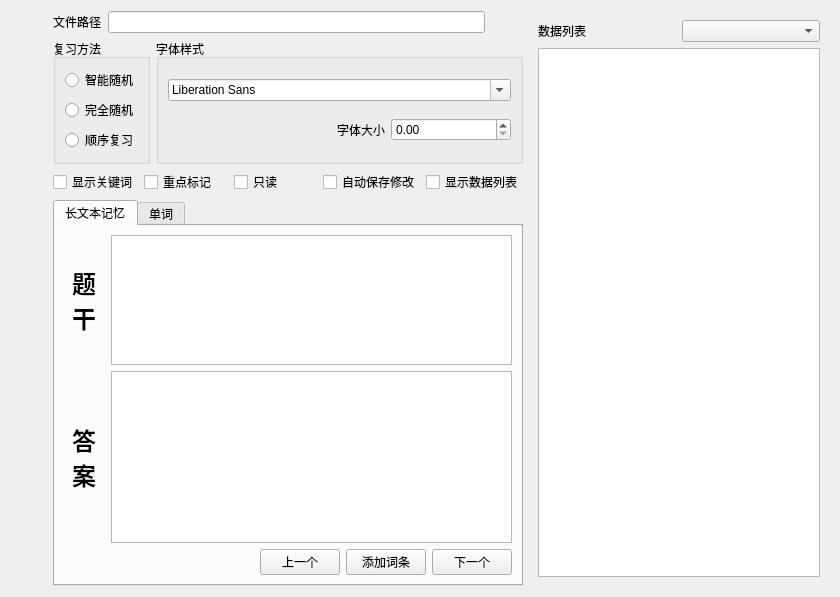
<?xml version="1.0" encoding="UTF-8"?>
<ui version="4.0">
 <class>RandomLearningWidget</class>
 <widget class="QWidget" name="RandomLearningWidget">
  <property name="geometry">
   <rect>
    <x>0</x>
    <y>0</y>
    <width>840</width>
    <height>597</height>
   </rect>
  </property>
  <property name="windowTitle">
   <string>Form</string>
  </property>
  <property name="styleSheet">
   <string notr="true"/>
  </property>
  <layout class="QHBoxLayout" name="horizontalLayout">
   <item>
    <layout class="QVBoxLayout" name="toolPart">
     <item>
      <widget class="QPushButton" name="findPushButton">
       <property name="minimumSize">
        <size>
         <width>36</width>
         <height>36</height>
        </size>
       </property>
       <property name="toolTip">
        <string>发现</string>
       </property>
       <property name="styleSheet">
        <string notr="true">QPushButton {
    border: none; 
width: 20px; height: 50px;
}
QPushButton:hover {
border: 2px solid blue;
}
QPushButton:pressed {
 border: 2px solid red; 
 }</string>
       </property>
       <property name="text">
        <string/>
       </property>
       <property name="icon">
        <iconset resource="../resource.qrc">
         <normaloff>:/icon/resources/icons/MaterialSymbolsSearchRounded.svg</normaloff>:/icon/resources/icons/MaterialSymbolsSearchRounded.svg</iconset>
       </property>
       <property name="iconSize">
        <size>
         <width>36</width>
         <height>36</height>
        </size>
       </property>
      </widget>
     </item>
     <item>
      <widget class="QPushButton" name="localPushButton">
       <property name="toolTip">
        <string>本地音乐</string>
       </property>
       <property name="styleSheet">
        <string notr="true">QPushButton {
    border: none; 
width: 20px; height: 50px;
}
QPushButton:hover {
border: 2px solid blue;
}
QPushButton:pressed {
 border: 2px solid red; 
 }</string>
       </property>
       <property name="text">
        <string/>
       </property>
       <property name="icon">
        <iconset resource="../resource.qrc">
         <normaloff>:/icon/resources/icons/MaterialSymbolsSimCardDownloadOutline.svg</normaloff>:/icon/resources/icons/MaterialSymbolsSimCardDownloadOutline.svg</iconset>
       </property>
       <property name="iconSize">
        <size>
         <width>36</width>
         <height>36</height>
        </size>
       </property>
      </widget>
     </item>
     <item>
      <widget class="QPushButton" name="closePushButton">
       <property name="toolTip">
        <string>关闭音乐盒</string>
       </property>
       <property name="styleSheet">
        <string notr="true">QPushButton {
    border: none; 
width: 20px; height: 50px;
}
QPushButton:hover {
border: 2px solid blue;
}
QPushButton:pressed {
 border: 2px solid red; 
 }</string>
       </property>
       <property name="text">
        <string/>
       </property>
       <property name="icon">
        <iconset resource="../resource.qrc">
         <normaloff>:/icon/resources/icons/IconamoonCloseCircle1.svg</normaloff>:/icon/resources/icons/IconamoonCloseCircle1.svg</iconset>
       </property>
       <property name="iconSize">
        <size>
         <width>36</width>
         <height>36</height>
        </size>
       </property>
      </widget>
     </item>
     <item>
      <spacer name="verticalSpacer">
       <property name="orientation">
        <enum>Qt::Orientation::Vertical</enum>
       </property>
       <property name="sizeHint" stdset="0">
        <size>
         <width>20</width>
         <height>40</height>
        </size>
       </property>
      </spacer>
     </item>
    </layout>
   </item>
   <item>
    <layout class="QVBoxLayout" name="mainPartVerticalLayout">
     <item>
      <layout class="QHBoxLayout" name="firstFileSourceHorizontalLayout">
       <item>
        <widget class="QLabel" name="firstSourcePathLabel">
         <property name="text">
          <string>文件路径</string>
         </property>
        </widget>
       </item>
       <item>
        <widget class="QLineEdit" name="firstSourcePathLineEdit">
         <property name="readOnly">
          <bool>true</bool>
         </property>
        </widget>
       </item>
       <item>
        <widget class="QPushButton" name="openSourceFirstPushButton">
         <property name="styleSheet">
          <string notr="true">QPushButton {
    border: none; 
}
QPushButton:hover {
border: 2px solid blue;
}
QPushButton:pressed {
 border: 2px solid red; 
 }</string>
         </property>
         <property name="text">
          <string/>
         </property>
         <property name="icon">
          <iconset resource="../resource.qrc">
           <normaloff>:/icon/resources/icons/PhFolderNotchOpen.svg</normaloff>:/icon/resources/icons/PhFolderNotchOpen.svg</iconset>
         </property>
        </widget>
       </item>
      </layout>
     </item>
     <item>
      <layout class="QHBoxLayout" name="settingHorizontalLayout">
       <item>
        <widget class="QGroupBox" name="reviewMethodGroupBox">
         <property name="title">
          <string>复习方法</string>
         </property>
         <layout class="QVBoxLayout" name="verticalLayout">
          <item>
           <widget class="QRadioButton" name="intelligentRadioPushButton">
            <property name="text">
             <string>智能随机</string>
            </property>
           </widget>
          </item>
          <item>
           <widget class="QRadioButton" name="randomRadioPushButton">
            <property name="text">
             <string>完全随机</string>
            </property>
           </widget>
          </item>
          <item>
           <widget class="QRadioButton" name="orderRadioButton">
            <property name="text">
             <string>顺序复习</string>
            </property>
           </widget>
          </item>
         </layout>
        </widget>
       </item>
       <item>
        <widget class="QGroupBox" name="fontGroupBox">
         <property name="title">
          <string>字体样式</string>
         </property>
         <layout class="QGridLayout" name="gridLayout">
          <item row="0" column="0">
           <widget class="QFontComboBox" name="fontComboBox"/>
          </item>
          <item row="1" column="0">
           <layout class="QHBoxLayout" name="fontToolHorizontalLayout">
            <item>
             <widget class="QPushButton" name="pushButton">
              <property name="styleSheet">
               <string notr="true">QPushButton {
    border: none; 
}
QPushButton:hover {
border: 2px solid blue;
}
QPushButton:pressed {
 border: 2px solid red; 
 }</string>
              </property>
              <property name="text">
               <string/>
              </property>
              <property name="icon">
               <iconset resource="../resource.qrc">
                <normaloff>:/icon/resources/icons/Bold.png</normaloff>:/icon/resources/icons/Bold.png</iconset>
              </property>
             </widget>
            </item>
            <item>
             <spacer name="horizontalSpacer_2">
              <property name="orientation">
               <enum>Qt::Orientation::Horizontal</enum>
              </property>
              <property name="sizeHint" stdset="0">
               <size>
                <width>40</width>
                <height>20</height>
               </size>
              </property>
             </spacer>
            </item>
            <item>
             <widget class="QLabel" name="fontSizeLabel">
              <property name="text">
               <string>字体大小</string>
              </property>
             </widget>
            </item>
            <item>
             <widget class="QDoubleSpinBox" name="doubleSpinBox">
              <property name="minimumSize">
               <size>
                <width>120</width>
                <height>0</height>
               </size>
              </property>
              <property name="inputMethodHints">
               <set>Qt::InputMethodHint::ImhFormattedNumbersOnly</set>
              </property>
             </widget>
            </item>
           </layout>
          </item>
         </layout>
        </widget>
       </item>
      </layout>
     </item>
     <item>
      <layout class="QHBoxLayout" name="labelHorizontalLayout">
       <item>
        <widget class="QCheckBox" name="viewKeyWordsCheckBox">
         <property name="text">
          <string>显示关键词</string>
         </property>
        </widget>
       </item>
       <item>
        <widget class="QCheckBox" name="highlightCheckBox">
         <property name="text">
          <string>重点标记</string>
         </property>
        </widget>
       </item>
       <item>
        <widget class="QCheckBox" name="readonlyCheckBox">
         <property name="text">
          <string>只读</string>
         </property>
        </widget>
       </item>
       <item>
        <widget class="QCheckBox" name="autoSaveCheckBox">
         <property name="text">
          <string>自动保存修改</string>
         </property>
        </widget>
       </item>
       <item>
        <widget class="QCheckBox" name="viewDataListCheckBox">
         <property name="text">
          <string>显示数据列表</string>
         </property>
        </widget>
       </item>
      </layout>
     </item>
     <item>
      <widget class="QTabWidget" name="tabWidget">
       <property name="currentIndex">
        <number>0</number>
       </property>
       <widget class="QWidget" name="longPageTab">
        <attribute name="title">
         <string>长文本记忆</string>
        </attribute>
        <layout class="QVBoxLayout" name="verticalLayout_2">
         <item>
          <layout class="QHBoxLayout" name="questionHorizontalLayout">
           <item>
            <widget class="QLabel" name="questionLabel">
             <property name="styleSheet">
              <string notr="true">QLabel {                  
       font-size: 24px;                     
        font-weight: bold;                     
        margin: 2px;
    }</string>
             </property>
             <property name="text">
              <string>题
干</string>
             </property>
            </widget>
           </item>
           <item>
            <widget class="QTextEdit" name="questionTextEdit">
             <property name="maximumSize">
              <size>
               <width>16777215</width>
               <height>150</height>
              </size>
             </property>
            </widget>
           </item>
          </layout>
         </item>
         <item>
          <layout class="QHBoxLayout" name="answerHorizontalLayout">
           <item>
            <widget class="QLabel" name="answerLabel">
             <property name="styleSheet">
              <string notr="true">QLabel {                  
       font-size: 24px;                     
        font-weight: bold;                     
        margin: 2px;
    }</string>
             </property>
             <property name="text">
              <string>答
案</string>
             </property>
            </widget>
           </item>
           <item>
            <widget class="QTextEdit" name="answerTextEdit">
             <property name="minimumSize">
              <size>
               <width>0</width>
               <height>100</height>
              </size>
             </property>
             <property name="toolTip">
              <string/>
             </property>
             <property name="styleSheet">
              <string notr="true"/>
             </property>
             <property name="html">
              <string>&lt;!DOCTYPE HTML PUBLIC &quot;-//W3C//DTD HTML 4.0//EN&quot; &quot;http://www.w3.org/TR/REC-html40/strict.dtd&quot;&gt;
&lt;html&gt;&lt;head&gt;&lt;meta name=&quot;qrichtext&quot; content=&quot;1&quot; /&gt;&lt;meta charset=&quot;utf-8&quot; /&gt;&lt;style type=&quot;text/css&quot;&gt;
p, li { white-space: pre-wrap; }
hr { height: 1px; border-width: 0; }
li.unchecked::marker { content: &quot;\2610&quot;; }
li.checked::marker { content: &quot;\2612&quot;; }
&lt;/style&gt;&lt;/head&gt;&lt;body style=&quot; font-family:'Microsoft YaHei UI'; font-size:9pt; font-weight:400; font-style:normal;&quot;&gt;
&lt;p style=&quot;-qt-paragraph-type:empty; margin-top:0px; margin-bottom:0px; margin-left:0px; margin-right:0px; -qt-block-indent:0; text-indent:0px;&quot;&gt;&lt;br /&gt;&lt;/p&gt;&lt;/body&gt;&lt;/html&gt;</string>
             </property>
             <property name="placeholderText">
              <string/>
             </property>
            </widget>
           </item>
          </layout>
         </item>
         <item>
          <layout class="QHBoxLayout" name="controlHorizontalLayout">
           <item>
            <spacer name="horizontalSpacer">
             <property name="orientation">
              <enum>Qt::Orientation::Horizontal</enum>
             </property>
             <property name="sizeHint" stdset="0">
              <size>
               <width>40</width>
               <height>20</height>
              </size>
             </property>
            </spacer>
           </item>
           <item>
            <widget class="QPushButton" name="firstLastPushButton">
             <property name="text">
              <string>上一个</string>
             </property>
            </widget>
           </item>
           <item>
            <widget class="QPushButton" name="addNewKnowledgeItemPushButton">
             <property name="text">
              <string>添加词条</string>
             </property>
             <property name="icon">
              <iconset resource="../resource.qrc">
               <normaloff>:/icon/resources/icons/addBoxOutline.svg</normaloff>:/icon/resources/icons/addBoxOutline.svg</iconset>
             </property>
            </widget>
           </item>
           <item>
            <widget class="QPushButton" name="firstNextPushButton">
             <property name="text">
              <string>下一个</string>
             </property>
            </widget>
           </item>
          </layout>
         </item>
        </layout>
       </widget>
       <widget class="QWidget" name="wordsPageTab">
        <attribute name="title">
         <string>单词</string>
        </attribute>
       </widget>
      </widget>
     </item>
    </layout>
   </item>
   <item>
    <widget class="QWidget" name="questionListHorizontalWidget" native="true">
     <property name="maximumSize">
      <size>
       <width>300</width>
       <height>16777215</height>
      </size>
     </property>
     <layout class="QVBoxLayout" name="questionListVerticalLayout">
      <item>
       <layout class="QHBoxLayout" name="questionListHorizontalLayout">
        <item>
         <widget class="QLabel" name="questionListLabel">
          <property name="text">
           <string>数据列表</string>
          </property>
         </widget>
        </item>
        <item>
         <widget class="QComboBox" name="questionTypeChooseComboBox"/>
        </item>
       </layout>
      </item>
      <item>
       <widget class="QListWidget" name="questionListWidget"/>
      </item>
     </layout>
    </widget>
   </item>
  </layout>
 </widget>
 <resources>
  <include location="../resource.qrc"/>
 </resources>
 <connections/>
</ui>
